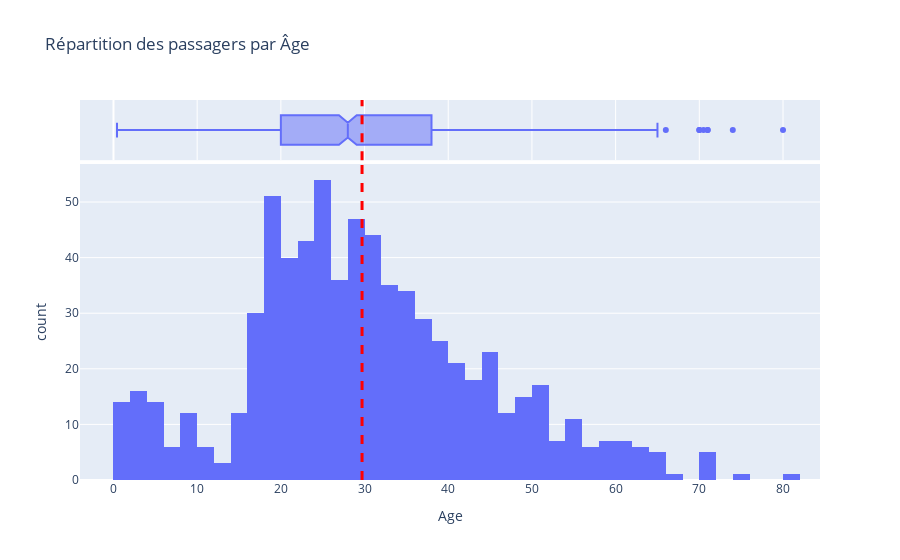

Here is the notebook cell this chart was saved with:
### Code cell
# Question 4) Deux solutions sont possibles.
# La première est de faire un histogramme associé à un boxplot, la deuxième est d'utiliser la fonction distplot de seaborn (celle de plotly est dépréciée).
# Afin d'avoir une vision plus précise de la répartition des points, on associe un boxplot à notre figure.

fig = px.histogram(titanic_train, x="Age", marginal="box", hover_data = titanic_train.columns, title = "Répartition des passagers par Âge")
fig.add_vline(x=titanic_train["Age"].mean(), line_width=3, line_dash="dash", line_color="red")
fig.show()

### Figure 1 — Plotly figure (JSON) as saved in the notebook; plotly's stock layout.template omitted (floating-point values rounded to 4 significant figures; data arrays with more than 128 entries replaced by an {"elided": "..."} marker saying what was removed)
{"data": [{"alignmentgroup": "True", "bingroup": "x", "hovertemplate": "Age=%{x}<br>count=%{y}<extra></extra>", "legendgroup": "", "marker": {"color": "#636efa", "pattern": {"shape": ""}}, "name": "", "offsetgroup": "", "orientation": "v", "showlegend": false, "type": "histogram", "x": {"elided": "891 float values"}, "xaxis": "x", "yaxis": "y"}, {"alignmentgroup": "True", "customdata": {"elided": "891x12 mixed values"}, "hovertemplate": "Age=%{x}<br>PassengerId=%{customdata[0]}<br>Survived=%{customdata[1]}<br>Pclass=%{customdata[2]}<br>Name=%{customdata[3]}<br>Sex=%{customdata[4]}<br>SibSp=%{customdata[5]}<br>Parch=%{customdata[6]}<br>Ticket=%{customdata[7]}<br>Fare=%{customdata[8]}<br>Cabin=%{customdata[9]}<br>Embarked=%{customdata[10]}<br>FamilySize=%{customdata[11]}<extra></extra>", "legendgroup": "", "marker": {"color": "#636efa"}, "name": "", "notched": true, "offsetgroup": "", "showlegend": false, "type": "box", "x": {"elided": "891 float values"}, "xaxis": "x2", "yaxis": "y2"}], "layout": {"barmode": "relative", "legend": {"tracegroupgap": 0}, "shapes": [{"line": {"color": "red", "dash": "dash", "width": 3}, "type": "line", "x0": 29.7, "x1": 29.7, "xref": "x", "y0": 0, "y1": 1, "yref": "y domain"}, {"line": {"color": "red", "dash": "dash", "width": 3}, "type": "line", "x0": 29.7, "x1": 29.7, "xref": "x2", "y0": 0, "y1": 1, "yref": "y2 domain"}], "title": {"text": "Répartition des passagers par Âge"}, "xaxis": {"anchor": "y", "domain": [0, 1], "title": {"text": "Age"}}, "xaxis2": {"anchor": "y2", "domain": [0, 1], "matches": "x", "showgrid": true, "showticklabels": false}, "yaxis": {"anchor": "x", "domain": [0, 0.8316], "title": {"text": "count"}}, "yaxis2": {"anchor": "x2", "domain": [0.8416, 1], "matches": "y2", "showgrid": false, "showline": false, "showticklabels": false, "ticks": ""}}}
